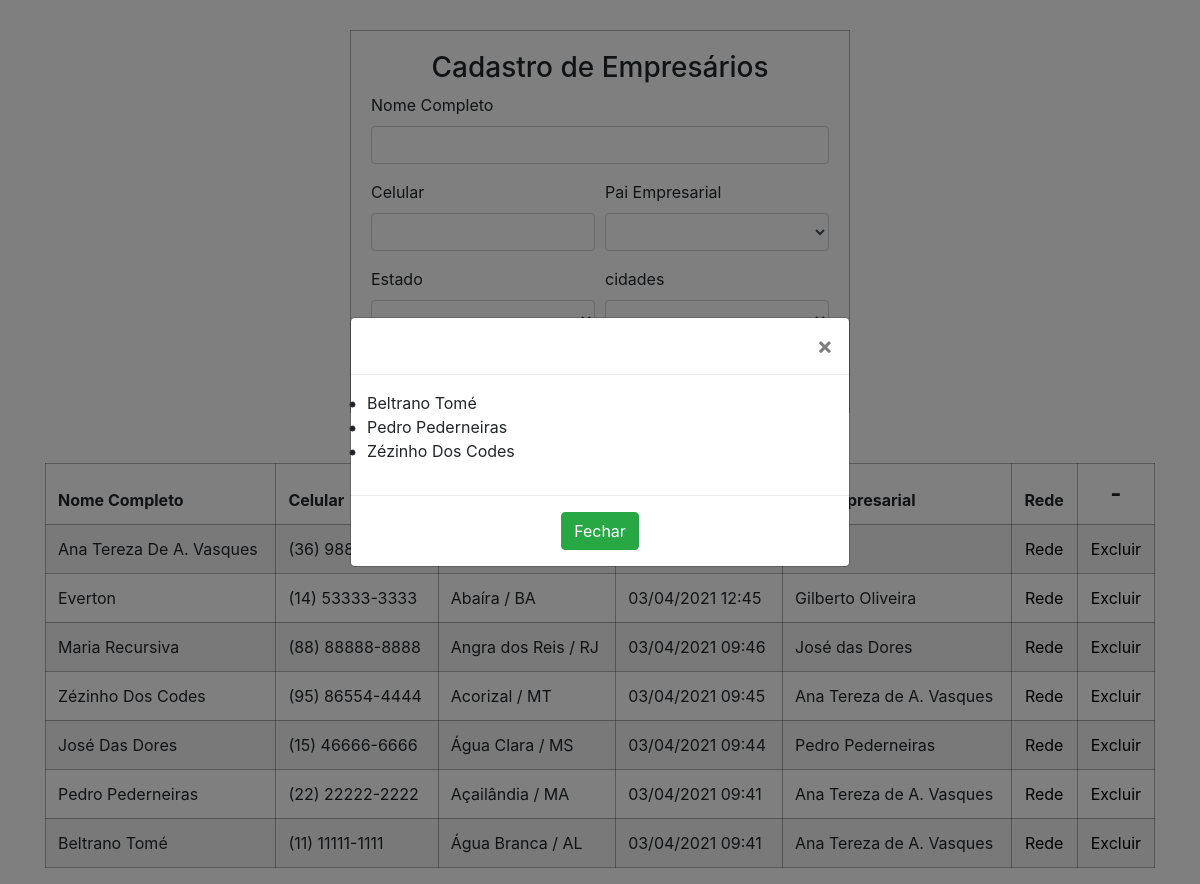
/?id_view=2, run on the app's committed database.
### tables this page shows
CREATE TABLE `user_information` (
  `id_user` int(11) NOT NULL,
  `full_name` varchar(50) NOT NULL,
  `cell` varchar(15) NOT NULL,
  `state` varchar(2) NOT NULL,
  `city` varchar(30) NOT NULL,
  `joined_on` datetime NOT NULL,
  `business_father` int(11) NOT NULL
);

CREATE TABLE `business_father` (
  `id_business_father` int(11) NOT NULL,
  `name` varchar(50) NOT NULL
);

### classes/Crud_business_father.class.php (called while the page is built, shortened)
<?php
    class business_father{
        public function select_business_father() {
            $pdo = connection();
            $select = $pdo->query("SELECT * FROM business_father");
            $result = $select->fetchAll(PDO::FETCH_ASSOC);
            return $result;
        }
    }
?>

### index.php (the view, shortened to what this page needs)
<?php
    require_once "./classes/Crud_business_father.class.php";
    require_once "./classes/Crud_user_information.class.php";
    $business_father = new business_father();
    $user_information = new user_information();
?>
<!DOCTYPE html>
<html lang="pt-br">
<head>
    <link rel="stylesheet" href="css/styles.css">
    <link rel="stylesheet" href="https://maxcdn.bootstrapcdn.com/bootstrap/4.0.0/css/bootstrap.min.css">
</head>
<body>
    <div class="container">
        <?php
        $select_business = $business_father->select_business_father();
            ?>
        <form method="POST" class="form-register">
            <h3 class="text-center">Cadastro de Empresários</h3>
            <div class="form-row">
                <div class="form-group col-md">
                    <label for="full-name">Nome Completo</label>
                    <input type="text" class="form-control full-name" name="full-name" id="full-name" required>
                </div>
            </div>
            <div class="form-row">
                <div class="form-group col-md-6">
                    <label for="cell">Celular</label>
                    <input type="text" class="form-control cell" name="cell" id="cell"  maxlength="15" onkeypress="mask(this)" required>
                </div>
                <div class="form-group col-md-6">
                    <label for="business-father"> Pai Empresarial</label>
                    <select id="business-father" class="form-control" name="business-father">
                        <?php
                            foreach ($select_business as $value){
                        ?>
                                <option value="<?php echo $value['id_business_father']?>">
                                </option>
                        <?php
                            }
                        ?>
                    </select>
                </div>
                <div class="form-group col-md-6">
                    <label for="state">Estado</label>
                </div>
                <div class="form-group col-md-6">
                    <label for="city">cidades</label>
                </div>
            </div>
        </form>
        <div class="table_info">
            <table id="example" class="table table-striped">
                <thead>
                    <tr id="title-register">
                        <th>Nome Completo</th>
                        <th>Celular</th>
                        <th>Cidade/UF</th>
                        <th>cadastrado em</th>
                        <th>Pai Empresarial</th>
                        <th>Rede</th>
                        <th>-</th>
                    </tr>
                </thead>
                <tbody>
                    <?php
                        $dados = $user_information->select_user_information();
                        foreach ($dados as $value){
                            $date = $value['joined_on'];
                            $result = date('d/m/Y H:i', strtotime($date));
                    ?>
                        <tr id="value-register">
                    <?php
                            echo "<td>".$value['full_name']."</td>";
                            echo "<td>".$value['cell']."</td>";
                            echo "<td>".$value['city']." / ".$value['state']."</td>";
                            echo "<td>".$result."</td>";
                            echo "<td>".$value['name']."</td>";
                    ?>
                            <td>
                                <a href="?id_view=<?php echo $value['business_father'];?>" id="to-edit">Rede</a>
                            </td>
                            <td>
                                <a href="?id_delete=<?php echo $value['id_user'];?>" id="delete">Excluir</a>
                            </td>
                        </tr>
                    <?php
                        }
                    ?>
                </tbody>
            </table>
        </div>
        <?php
            if (isset($_GET['id_delete'])) {
            ?>
                <script type="text/javascript">
                    $(document).ready(function() {
                        $('#exampleModalCenter').modal('show');
                    })
                </script>
                <div class="modal fade" id="exampleModalCenter" tabindex="-1" role="dialog" aria-labelledby="exampleModalCenterTitle" aria-hidden="true">
                    <div class="modal-dialog modal-dialog-centered" role="document">
                        <div class="modal-content">
                            <div class="modal-header">
                                <h6 class="modal-title" id="exampleModalLongTitle">Tem certeza de que deseja excluir os dados ?</h6>
                                <button type="button" class="close" data-dismiss="modal" aria-label="Close">
                                <span aria-hidden="true">&times;</span>
                                </button>
                            </div>
                            <div class="modal-body">
                            <?php
                                $dados = $user_information->select_id((int)$_GET['id_delete']);
                                if(count($dados) > 0){
                                    echo "<h5> Nome: ".$dados['full_name']."</h5>";
                                }
                                $_SESSION["id_user"] = $dados["id_user"];
                            ?>
                            </div>
                            <div class="modal-body">
                                <p>Caso os dados sejam excluidos, não sera possível desfazer essa ação!!.</p>
                            </div>
                            <div class="modal-footer justify-content-center">
                                    <a href="index.php" class="btn btn-danger">Não</a>
                                    <a href="index.php?id=<?php echo $_SESSION["id_user"];?>" class="btn btn-success">Sim</a>
                            </div>
                        </div>
                    </div>
                </div>
            <?php
            }elseif (isset($_GET["id"])) {
                $id = (int)$_SESSION["id_user"];
                $user_information->delete($id);
                header("Location: index.php");
            }elseif (isset($_GET['id_view'])) {
                ?>
            <div class="modal fade" id="exampleModalCenter" tabindex="-1" role="dialog" aria-labelledby="exampleModalCenterTitle" aria-hidden="true">
                <div class="modal-dialog modal-dialog-centered" role="document">
                    <div class="modal-content">
                        <div class="modal-header">
                            <button type="button" class="close" data-dismiss="modal" aria-label="Close">
                            <span aria-hidden="true">&times;</span>
                            </button>
                        </div>
                        <div class="modal-body">
                        <?php
                            $dados = $user_information->select_network($_GET['id_view']);
                        ?>
                        </div>
                        <div class="modal-footer justify-content-center">
                            <a href="index.php" class="btn btn-success">Fechar</a>
                        </div>
                        <?php
                        }
                        ?>
                    </div>
                </div>
            </div>
    </div>
</body>
</html>

### classes/Crud_user_information.class.php (shortened to what this page needs)
<?php
    class user_information{
        public function select_user_information() {
            $pdo = connection();
            $select = $pdo->query("SELECT * FROM user_information INNER JOIN business_father
                ON id_business_father = business_father ORDER BY id_user DESC");
            $result = $select->fetchAll(PDO::FETCH_ASSOC);
            return $result;
        }
        public function select_network($id) {
            $pdo = connection();
            $select = $pdo->prepare("SELECT * FROM user_information
                INNER JOIN business_father ON id_business_father = business_father WHERE business_father = :id");
            $select->bindValue('id', $id);
            $select->execute();
            $result = $select->fetchAll(PDO::FETCH_ASSOC);
            echo "<ul>";
                foreach($result as $attribute => $value){
                    if(is_array($value)){
                        echo "<li>";
                            echo "<ul>";
                                echo "<li>".$value['full_name']."</li>";
                            echo "</ul>";
                        echo "</li>";
                    } else {
                        echo "<li>".$attribute.": ".$value."</li>";
                    }
                }
            echo "</ul>";
        }
    }
?>

### css/styles.css (style rules this page uses)
* { margin: 0; padding: 0; box-sizing: border-box; }
.form-register { width: 500px; padding: 20px; margin: 0 auto; border: 1px solid rgba(0, 0, 0, 0.3); margin-top: 1.9rem; }
.table_info { margin-top: 50px; }
.form-group label, input, select { display: block; outline: none; line-height: 25px; width: 100%; }
#title-register > th { border: 1px solid rgba(0, 0, 0, 0.3); }
#title-register > th:nth-child(n + 6) { text-align: center; font-size: 1rem; }
#title-register > th:nth-child(7) { font-size: 1.5rem; }
#value-register > td { border: 1px solid rgba(0, 0, 0, 0.3); }
#value-register > td:nth-child(n + 6) { text-align: center; }
#delete { color: #000; }
#to-edit { color: #000; }

### data on the page
user_information: full_name "Ana Tereza De A. Vasques", cell "(36)…"
user_information: full_name "Everton", cell "(14) 53333-3333", city "Abaíra", state "BA", joined_on "03/04/2021 12:45", business_father.name "Gilberto Oliveira"
user_information: full_name "Maria Recursiva", cell "(88) 88888-8888", city "Angra dos Reis", state "RJ", joined_on "03/04/2021 09:46", business_father.name "José das Dores"
user_information: full_name "Zézinho Dos Codes", cell "(95) 86554-4444", city "Acorizal", state "MT", joined_on "03/04/2021 09:45", business_father.name "Ana Tereza de A. Vasques"
user_information: full_name "José Das Dores", cell "(15) 46666-6666", city "Água Clara", state "MS", joined_on "03/04/2021 09:44", business_father.name "Pedro Pederneiras"
user_information: full_name "Pedro Pederneiras", cell "(22) 22222-2222", city "Açailândia", state "MA", joined_on "03/04/2021 09:41", business_father.name "Ana Tereza de A. Vasques"
user_information: full_name "Beltrano Tomé", cell "(11) 11111-1111", city "Água Branca", state "AL", joined_on "03/04/2021 09:41", business_father.name "Ana Tereza de A. Vasques"
